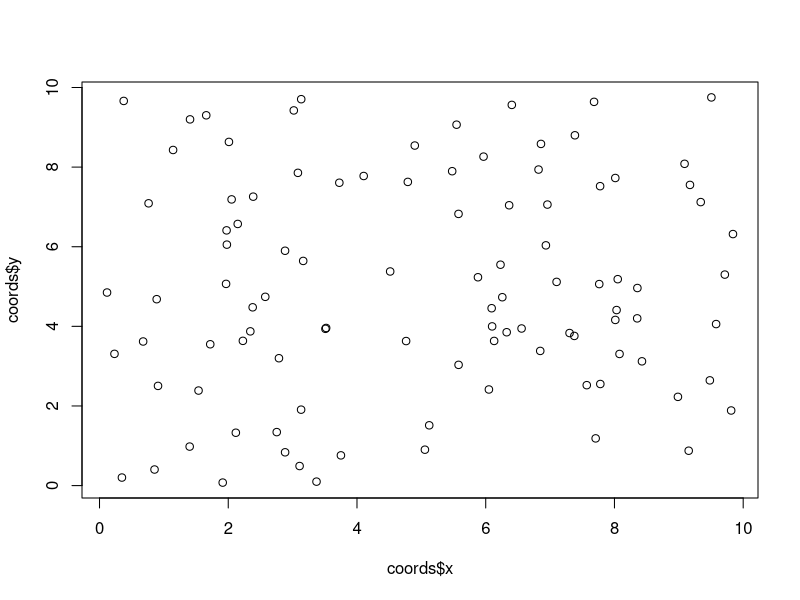

R code for this plot:
## ---- chunk 1
knitr::opts_chunk$set(
  echo = TRUE,
  fig.path = "img/brian-nifty-but-forgettable/"
)
## ---- chunk 2
X <- 1:6
sample(X)
sample(X,1)

# five random numbers between 0 and 1
runif(n=5,min=0,max=1)

# e.g. generate random points on the cartesian plane
# useful for generating preliminary datasets (i.e. simulate measurements)
coords <- data.frame(x=runif(100,0,10),y=runif(100,0,10))
plot(coords$x, coords$y)
## ---- chunk 3
E <- rep(c("M","F"),each = 3)
E
G <- rep(c("M","F"),c(2,4))
G
## ---- chunk 4
money <- 100
for (i in 1:50){
  if(sample(1:6,1)%in%1:3){money = money + 10 }else{ money <- money -10}
}
money

# basic for-loop without subsitutions designated just runs the function for the designated number
for (i in 1:3) {print('hi')}
for (i in 1:2) {print('hi')}
